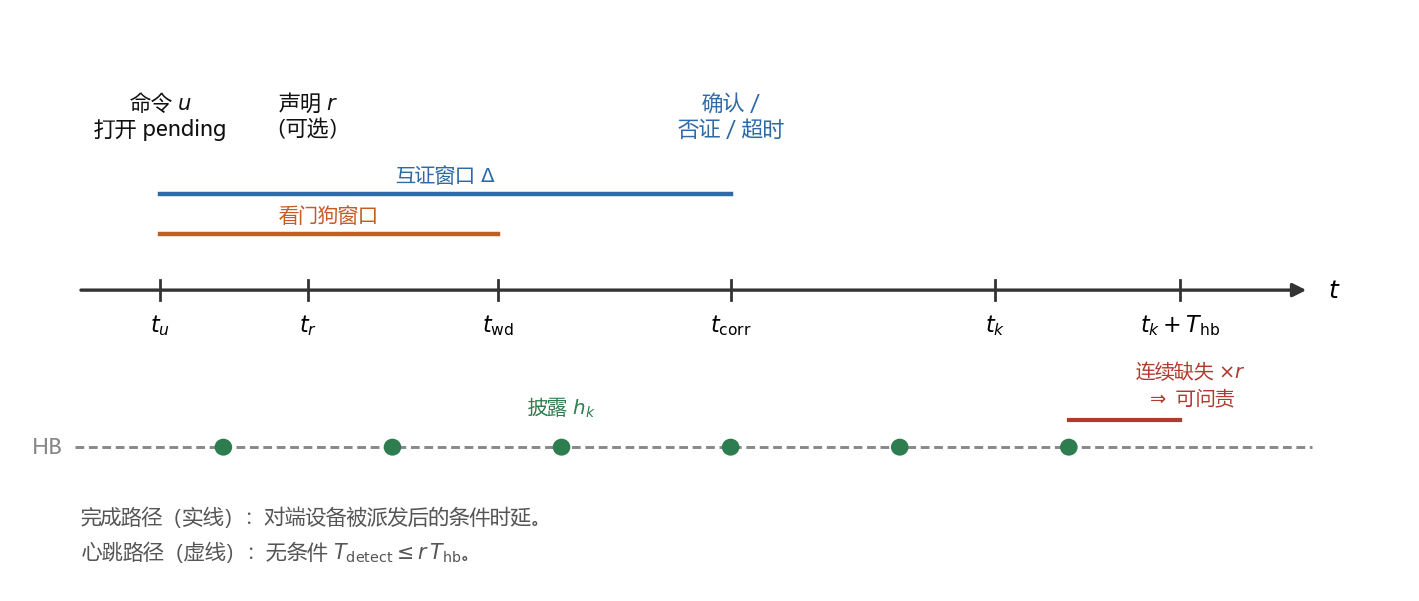

This figure's Python source:
# -*- coding: utf-8 -*-
"""双截止互证与心跳时序（中文版）。"""
from __future__ import annotations

import os

import matplotlib

matplotlib.use("Agg")
import matplotlib.pyplot as plt
from matplotlib.patches import FancyArrowPatch, Circle

from _style import subset_pdf

HERE = os.path.dirname(os.path.abspath(__file__))
OUT = os.path.join(HERE, "fig_protocol_CN")

plt.rcParams.update({
    "font.sans-serif": ["Microsoft YaHei", "SimHei", "SimSun", "DejaVu Sans"],
    "axes.unicode_minus": False,
    "mathtext.fontset": "dejavusans",
    "figure.dpi": 200,
    "pdf.fonttype": 42,
})

C_EDGE = "#333333"
C_NOTE = "#555555"
C_ORANGE = "#c45c26"
C_BLUE = "#2e6aa6"
C_GREEN = "#2e7d4f"
C_RED = "#b03a2e"
C_HB = "#888888"


def main() -> None:
    fig, ax = plt.subplots(figsize=(9.0, 3.75))
    ax.set_xlim(-0.6, 12.6)
    ax.set_ylim(-2.95, 2.75)
    ax.axis("off")

    ax.add_patch(FancyArrowPatch(
        (0.0, 0.0), (11.7, 0.0), arrowstyle="-|>", mutation_scale=10,
        linewidth=1.2, color=C_EDGE, zorder=2))
    ax.text(11.85, 0.0, r"$t$", ha="left", va="center", fontsize=9)

    ticks = [
        (0.8, r"$t_u$", r"命令 $u$" + "\n打开 pending", "#111111"),
        (2.2, r"$t_r$", r"声明 $r$" + "\n（可选）", "#111111"),
        (4.0, r"$t_{\mathrm{wd}}$", "", "#111111"),
        (6.2, r"$t_{\mathrm{corr}}$", "确认 /\n否证 / 超时", C_BLUE),
        (8.7, r"$t_{k}$", "", "#111111"),
        (10.45, r"$t_{k}+T_{\mathrm{hb}}$", "", "#111111"),
    ]
    for x, lab, ev, col in ticks:
        ax.plot([x, x], [-0.1, 0.1], color=C_EDGE, lw=1.0)
        ax.text(x, -0.22, lab, ha="center", va="top", fontsize=8)
        if ev:
            ax.text(x, 1.48, ev, ha="center", va="bottom", fontsize=7.6, color=col)

    ax.plot([0.8, 4.0], [0.55, 0.55], color=C_ORANGE, lw=1.6)
    ax.text(2.4, 0.62, "看门狗窗口", ha="center", va="bottom",
            fontsize=7.2, color=C_ORANGE)
    ax.plot([0.8, 6.2], [0.95, 0.95], color=C_BLUE, lw=1.6)
    ax.text(3.5, 1.02, r"互证窗口 $\Delta$", ha="center",
            va="bottom", fontsize=7.2, color=C_BLUE)

    ax.plot([0.0, 11.7], [-1.55, -1.55], color=C_HB, lw=1.05, ls=(0, (3.0, 1.6)))
    ax.text(-0.12, -1.55, "HB", ha="right", va="center", fontsize=8, color=C_HB)
    beats = [1.4, 3.0, 4.6, 6.2, 7.8, 9.4]
    for x in beats:
        ax.add_patch(Circle((x, -1.55), 0.07, facecolor=C_GREEN,
                            edgecolor=C_GREEN, zorder=3))
    ax.text(4.6, -1.28, r"披露 $h_k$", ha="center", va="bottom",
            fontsize=7.2, color=C_GREEN)
    ax.plot([9.4, 10.45], [-1.28, -1.28], color=C_RED, lw=1.5)
    ax.text(10.55, -1.18, r"连续缺失 $\times r$" + "\n" + r"$\Rightarrow$ 可问责",
            ha="center", va="bottom", fontsize=7.0, color=C_RED)

    ax.text(0.05, -2.25,
            "完成路径（实线）：对端设备被派发后的条件时延。",
            ha="left", va="center", fontsize=7.4, color=C_NOTE)
    ax.text(0.05, -2.58,
            r"心跳路径（虚线）：无条件 $T_{\mathrm{detect}}\leq r\,T_{\mathrm{hb}}$。",
            ha="left", va="center", fontsize=7.4, color=C_NOTE)

    fig.savefig(OUT + ".pdf", bbox_inches="tight", pad_inches=0.06)
    fig.savefig(OUT + ".png", dpi=200, bbox_inches="tight", pad_inches=0.06)
    plt.close(fig)
    subset_pdf(OUT + ".pdf")
    print("wrote", OUT + ".pdf")


if __name__ == "__main__":
    main()
